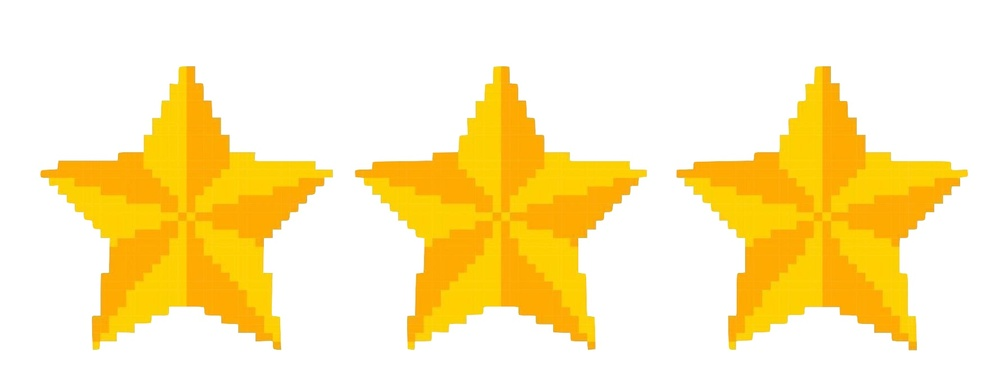
#> input picture SecondProject/image.jpg, 1000 x 388 px, shrunk from 1781 x 691 before the run
$ python main.py
#> lines starting #> are read from the running program, lines starting #| are printed output that depends on the picture; after the words box and inside, x2 and y2 are one past the last pixel; in counts of white or black regions, pixels touching at a corner belong together
### SecondProject/rotular_componentes_conexos.py
import logging
import cv2
import numpy as np
import time
import random


def numerar_pixels(image):
    """"Retorna numbered image com os valores equivalentes ao preto numerados
    e os valores equivalentes ao branco igual a zero"""
    # Crie uma matriz para armazenar os números dos pixels ativos
    numbered_image = np.zeros_like(image, dtype=np.uint16)

    # Inicialize o número do pixel ativo
    current_number = 1

    # Itere sobre a imagem para numerar os pixels ativos
    for y in range(image.shape[0]):
        for x in range(image.shape[1]):
            if image[y, x] == 0:  # 0 é o preto e 255 é o branco
                numbered_image[y, x] = current_number
                current_number += 1
            else:
                numbered_image[y, x] = 0

    return numbered_image


def colorir_imagem(valores):
    amount = np.max(valores)  # Encontra o valor máximo na imagem

    # Cria um mapa de cores para os valores diferentes de 0
    colors = np.random.randint(0, 256, size=(amount + 1, 3), dtype=np.uint8)

    # Cria uma imagem em branco do mesmo tamanho que a imagem original
    altura, largura = valores.shape
    imagem_colorida = np.zeros((altura, largura, 3), dtype=np.uint8)

    # Atribui cores aos valores diferentes de 0
    for valor in range(1, amount + 1):
        mask = valores == valor
        imagem_colorida[mask] = colors[valor]

    # Define a cor branca para os valores 0
    imagem_colorida[valores == 0] = (255, 255, 255)

    return imagem_colorida


def union_find(image):
    def find(label):
        if label_parents[label] != label:
            label_parents[label] = find(label_parents[label])
        return label_parents[label]

    def union(label1, label2):
        root1 = find(label1)
        root2 = find(label2)
        if root1 != root2:
            label_parents[root1] = root2

    height, width = image.shape
    labeled_image = np.zeros_like(image, dtype=np.uint16)
    label_parents = {}
    num_components = 0  # Initialize the component counter

    current_label = 1

    for y in range(height):
        for x in range(width):
            if image[y, x] != 0:
                neighbors = []

                if y > 0 and labeled_image[y - 1, x] != 0:
                    neighbors.append(labeled_image[y - 1, x])
                if x > 0 and labeled_image[y, x - 1] != 0:
                    neighbors.append(labeled_image[y, x - 1])

                if not neighbors:
                    labeled_image[y, x] = current_label
                    label_parents[current_label] = current_label
                    current_label += 1
                    num_components += 1  # New component found
                else:
                    min_neighbor = min(neighbors)
                    labeled_image[y, x] = min_neighbor
                    for neighbor in neighbors:
                        if neighbor != min_neighbor:
                            union(min_neighbor, neighbor)

    for y in range(height):
        for x in range(width):
            if labeled_image[y, x] != 0:
                labeled_image[y, x] = find(labeled_image[y, x])

    return labeled_image, num_components

# [70 lines left out: function analisar_vizinhanca, not called in this run]

def rotular_componentes_conexos(image):
    logging.basicConfig(level=logging.INFO, format='%(asctime)s - %(levelname)s - %(message)s')
    start_time = time.time()
    # 1) Numerar todos os pixels “ativos” começando no canto superior esquerdo até o canto inferior direito.
    numbered_image = numerar_pixels(image)
    end_time = time.time()
    logging.info(f"Execution time: {end_time-start_time} seconds")

    # # 2) Analisar a vizinhança dos pixels numerados:
    # # • se existe um pixel “ativo” com valor menor que o valor do pixel central,
    # # o pixel central adota esse menor valor.
    # # 3) Repetir o passo 2 até não ocorrer mais mudanças
    start_time = time.time()
    # processed_image = analisar_vizinhanca(numbered_image)
    processed_image, amount = union_find(numbered_image)
    end_time = time.time()
    logging.info(f"Execution time: {end_time-start_time} seconds")

    # 4) Rotular os grupos resultantes com base no histograma.
    # • Calcular o Histograma*
    # • Numerar apenas as posições do histograma que possuem valores acima de zero.
    # • Aplicar esta nova tabela para mudar os números na imagem
    # Obtém os valores únicos na imagem
    valores_distintos = np.unique(processed_image)
    amount = len(valores_distintos)
    logging.info(f"Components: {amount-1}")

    # Colorir
    imagem_colorida = colorir_imagem(processed_image)
    return imagem_colorida

### SecondProject/main.py
import cv2
import os
import rotular_componentes_conexos as rcc


# Carregar a imagem com o OpenCV
# image_path = input("Add the path to the image: ")
image_path = "image.jpg"
original_image = cv2.imread(image_path, cv2.IMREAD_COLOR) #IMREAD_COLOR
#> original_image is the input picture: shape (388, 1000, 3); mean B, G, R 181, 235.5, 253.9

gray_image = cv2.cvtColor(original_image, cv2.COLOR_BGR2GRAY)
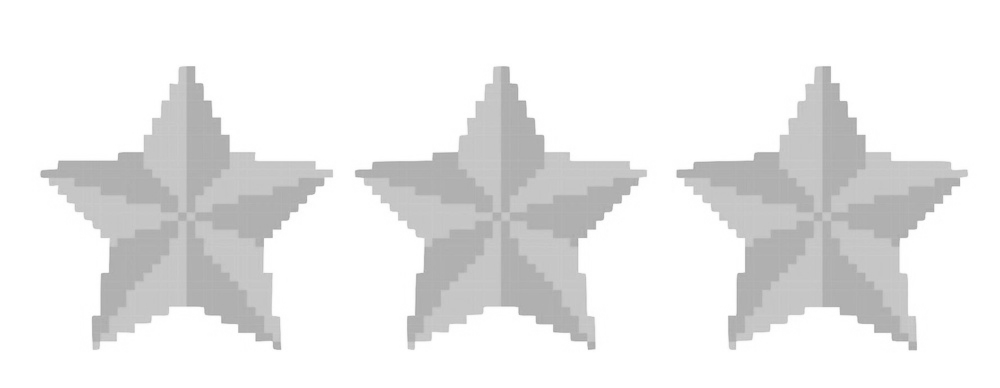
#> gray_image: shape (388, 1000); min 162, max 255, mean 234.8
cv2.imwrite('gray_image.png', gray_image)

threshold_value = 240
_, binary_image = cv2.threshold(gray_image, threshold_value, 255, cv2.THRESH_BINARY)
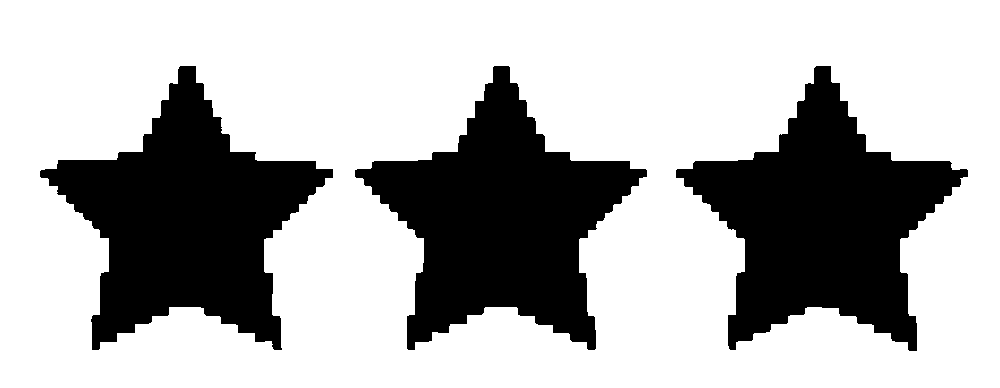
#> binary_image: shape (388, 1000); 70.1% white; 3 black regions, box (x1, y1, x2, y2) and area: (40, 66, 333, 350) 38805, (676, 66, 968, 351) 38695, (355, 66, 647, 350) 38647

# Salve a imagem binária
cv2.imwrite('imagem_binaria.png', binary_image)

imagem_colorida = rcc.rotular_componentes_conexos(binary_image)
#> after the loop in numerar_pixels, `for y in range(image.shape[0]):`:
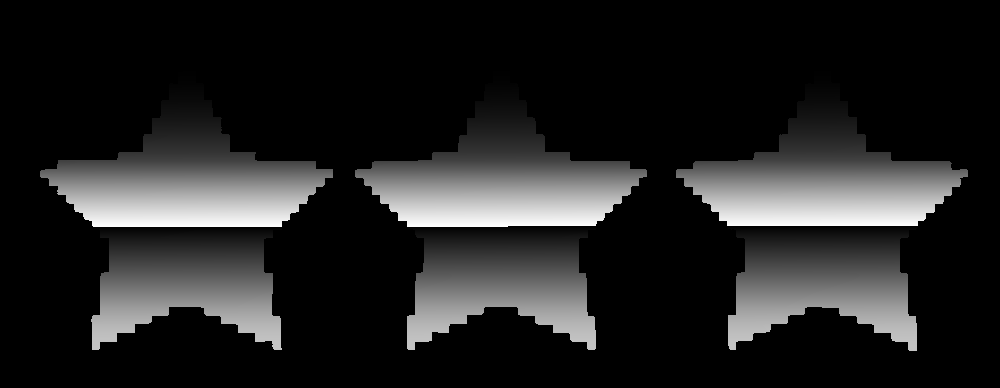
#> numbered_image: shape (388, 1000) uint16; min 0, max 65535, mean 8835.6; drawn with min black and max white
#> after the loop in union_find, `for y in range(height):`:
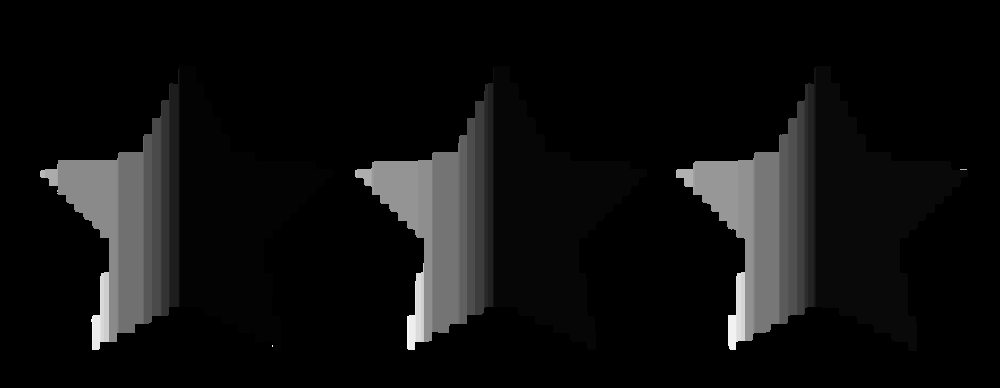
#> labeled_image: shape (388, 1000) uint16; min 0, max 79, mean 4.8; drawn with min black and max white
#> after the loop in union_find, `for y in range(height):`:
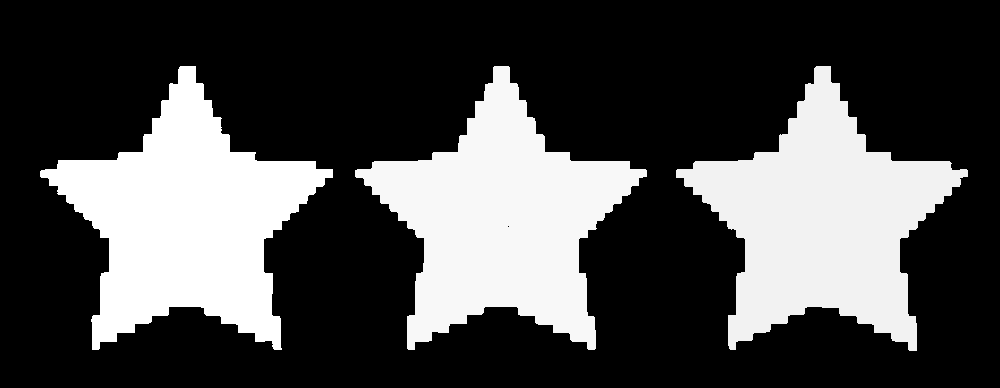
#> labeled_image: shape (388, 1000) uint16; min 0, max 79, mean 23.1; drawn with min black and max white
#> in rotular_componentes_conexos, `processed_image, amount = union_find(numbered_image)`: amount = 79
#> in rotular_componentes_conexos, `valores_distintos = np.unique(processed_image)`: valores_distintos = [0, 75, 77, 79]
#> in rotular_componentes_conexos, `amount = len(valores_distintos)`: amount = 4
#> in colorir_imagem, `amount = np.max(valores)`: amount = 79
#> in colorir_imagem, `colors = np.random.randint(0, 256, size=(amount + 1, 3), dtype=np.uint8)`: colors = 80 rows, first 8: [172, 10, 127], [140, 47, 170], [196, 151, 117], [166, 22, 183], [192, 204, 33], [216, 67, 179], [78, 154, 251], [82, 162, 219]
#> after the loop in colorir_imagem, `for valor in range(1, amount + 1):`:
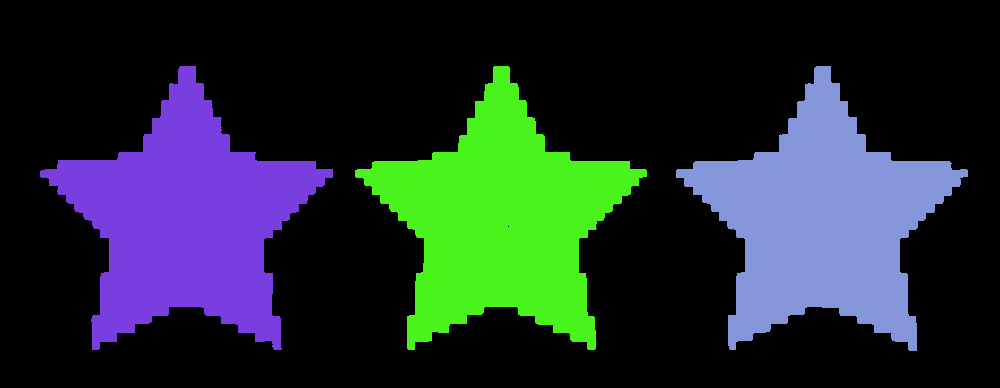
#> imagem_colorida: shape (388, 1000, 3); mean of channels 0, 1, 2 46.8, 45.5, 32.5; drawn as B, G, R
#> in colorir_imagem, `imagem_colorida[valores == 0] = (255, 255, 255)`:
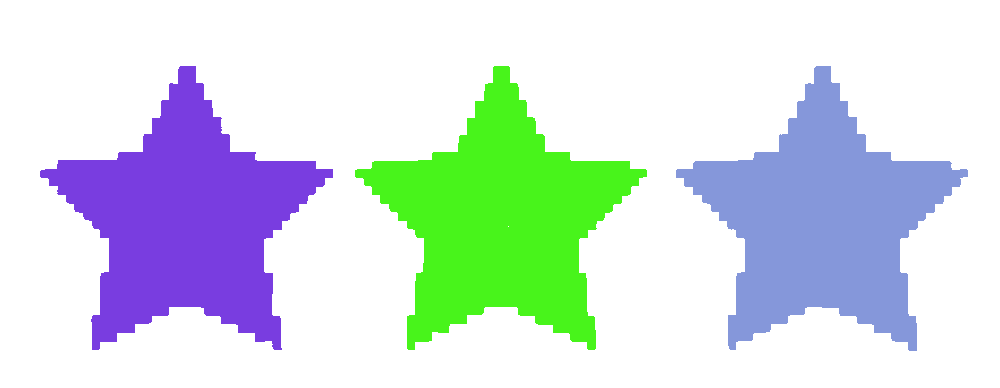
#> imagem_colorida: shape (388, 1000, 3); mean of channels 0, 1, 2 225.5, 224.1, 211.2; drawn as B, G, R
cv2.imwrite('imagem_final.png', imagem_colorida)

os.remove("gray_image.png")
os.remove("imagem_binaria.png")
